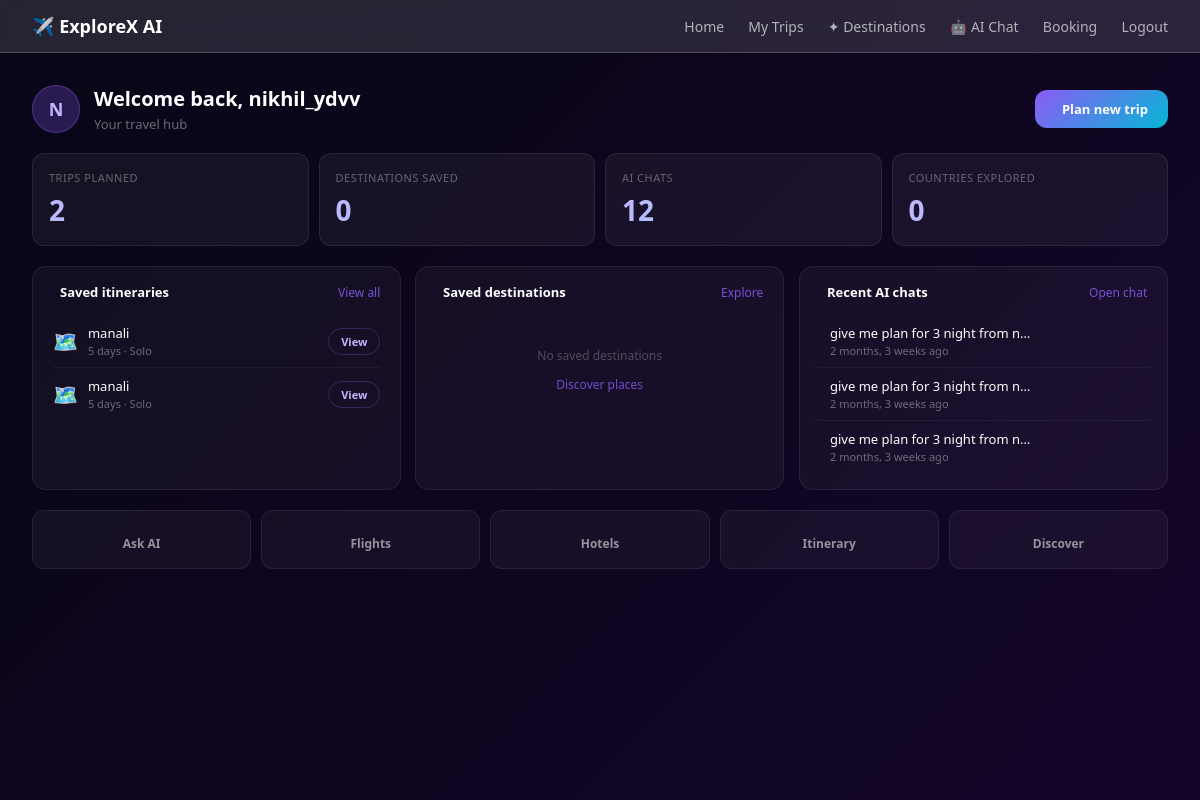
Page /users/dashboard/ (signed in) on the committed database.
### users/models.py (models this page shows, shortened)
class CustomUser(AbstractUser):
    phone = models.CharField(max_length=20, blank=True)
    profile_picture = models.ImageField(upload_to='profiles/', blank=True, null=True)

### itinerary/models.py (models this page shows, shortened)
class Itinerary(models.Model):
    user = models.ForeignKey(settings.AUTH_USER_MODEL, on_delete=models.CASCADE)
    destination = models.CharField(max_length=200)
    start_date = models.DateField()
    duration_days = models.IntegerField()
    travellers = models.CharField(max_length=100)
    budget = models.CharField(max_length=100)
    travel_style = models.CharField(max_length=100)
    interests = models.JSONField(default=list)
    itinerary_data = models.JSONField(default=dict)
    created_at = models.DateTimeField(auto_now_add=True)
    class Meta:
        ordering = ['-created_at']

### chatbot/models.py (models this page shows, shortened)
class ChatHistory(models.Model):
    user = models.ForeignKey(
        settings.AUTH_USER_MODEL,
        on_delete=models.CASCADE
    )
    message = models.TextField()
    response = models.TextField()
    created_at = models.DateTimeField(auto_now_add=True)

### users/views.py (the view)
@login_required(login_url="login")
def dashboard(request):
    try:
        from chatbot.models import ChatHistory
        recent_chats = ChatHistory.objects.filter(
            user=request.user
        ).order_by('-created_at')[:3]
        chat_count = ChatHistory.objects.filter(user=request.user).count()
    except Exception:
        recent_chats = []
        chat_count = 0
    try:
        from itinerary.models import Itinerary
        itineraries = Itinerary.objects.filter(
            user=request.user
        ).order_by('-created_at')[:3]
        trip_count = Itinerary.objects.filter(user=request.user).count()
        upcoming_trip = Itinerary.objects.filter(
            user=request.user,
            start_date__gte=datetime.date.today()
        ).order_by('start_date').first()
    except Exception:
        itineraries = []
        trip_count = 0
        upcoming_trip = None
    try:
        from recommendation.models import SavedDestination
        saved_destinations = SavedDestination.objects.filter(
            user=request.user
        ).order_by('-saved_at')[:3]
        dest_count = SavedDestination.objects.filter(user=request.user).count()
        country_count = SavedDestination.objects.filter(
            user=request.user
        ).values('country').distinct().count()
    except Exception:
        saved_destinations = []
        dest_count = 0
        country_count = 0
    stats = {
        'trips': trip_count,
        'destinations': dest_count,
        'chats': chat_count,
        'countries': country_count,
    }
    return render(request, "users/dashboard.html", {
        'itineraries': itineraries,
        'saved_destinations': saved_destinations,
        'recent_chats': recent_chats,
        'stats': stats,
        'upcoming_trip': upcoming_trip,
    })

### templates/users/dashboard.html (shortened to what this page needs)
{% extends "base.html" %}
{% block content %}
<div class="dashboard-page">
  <div class="db-header">
    <div class="db-welcome">
      <div class="db-avatar">{{ user.username|first|upper }}</div>
      <div>
        <h1>Welcome back, {{ user.username }}</h1>
        <p>Your travel hub</p>
      </div>
    </div>
    <a href="/itinerary/create/" class="btn-new-trip">
       Plan new trip
    </a>
  </div>
  <div class="stats-grid">
    <div class="stat-card">
      <div class="stat-label">Trips planned</div>
      <div class="stat-val">{{ stats.trips }}</div>
    </div>
    <div class="stat-card">
      <div class="stat-label">Destinations saved</div>
      <div class="stat-val">{{ stats.destinations }}</div>
    </div>
    <div class="stat-card">
      <div class="stat-label">AI chats</div>
      <div class="stat-val">{{ stats.chats }}</div>
    </div>
    <div class="stat-card">
      <div class="stat-label">Countries explored</div>
      <div class="stat-val">{{ stats.countries }}</div>
    </div>
  </div>
  <div class="db-grid">
    <div class="db-card">
      <div class="dc-header">
        <div class="dc-title">
          Saved itineraries
        </div>
        <a href="/itinerary/" class="dc-link">View all</a>
      </div>
      {% for itin in itineraries %}
      <div class="dc-row">
        <div class="dc-row-left">
          <span class="dc-emoji">🗺️</span>
          <div>
            <div class="dc-name">{{ itin.destination }}</div>
            <div class="dc-meta">{{ itin.duration_days }} days · {{ itin.travellers }}</div>
          </div>
        </div>
        <a href="/itinerary/{{ itin.pk }}/" class="btn-sm">View</a>
      </div>
      {% empty %}
      <div class="dc-empty">
        <i class="ti ti-map-off"></i>
        <p>No itineraries yet</p>
        <a href="/itinerary/create/">Create one</a>
      </div>
      {% endfor %}
    </div>
    <div class="db-card">
      <div class="dc-header">
        <div class="dc-title">
          Saved destinations
        </div>
        <a href="/recommendation/" class="dc-link">Explore</a>
      </div>
      {% for dest in saved_destinations %}
      <div class="dc-row">
        <div class="dc-row-left">
          <span class="dc-emoji">📍</span>
          <div>
            <div class="dc-name">{{ dest.destination_name }}</div>
            <div class="dc-meta">{{ dest.country }} · Match {{ dest.match_score }}%</div>
          </div>
        </div>
        <span class="badge-saved">Saved</span>
      </div>
      {% empty %}
      <div class="dc-empty">
        <p>No saved destinations</p>
        <a href="/recommendation/">Discover places</a>
      </div>
      {% endfor %}
    </div>
    <div class="db-card">
      <div class="dc-header">
        <div class="dc-title">
          Recent AI chats
        </div>
        <a href="/chat/" class="dc-link">Open chat</a>
      </div>
      {% for chat in recent_chats %}
      <a href="/chat/" class="dc-row dc-row-link">
        <div class="dc-row-left">
          <div>
            <div class="dc-name">{{ chat.message|truncatechars:32 }}</div>
            <div class="dc-meta">{{ chat.created_at|timesince }} ago</div>
          </div>
        </div>
      </a>
      {% empty %}
      <div class="dc-empty">
        <i class="ti ti-message-off"></i>
        <p>No chats yet</p>
        <a href="/chat/">Start chatting</a>
      </div>
      {% endfor %}
    </div>
  </div>
  <div class="quick-actions">
    <a href="/chatbot/" class="qa-btn">
      <span>Ask AI</span>
    </a>
    <a href="/booking/" class="qa-btn">
      <span>Flights</span>
    </a>
    <a href="/booking/" class="qa-btn">
      <span>Hotels</span>
    </a>
    <a href="/itinerary/create/" class="qa-btn">
      <span>Itinerary</span>
    </a>
    <a href="/recommendation/" class="qa-btn">
      <span>Discover</span>
    </a>
  </div>
</div>
{% endblock %}

### templates/base.html (style rules this page uses)
* { box-sizing:border-box;margin:0;padding:0 }
body { font-family:'Segoe UI',system-ui,sans-serif;min-height:100vh;background:#0f0c29;position:relative;overflow-x:hidden }

### templates/users/dashboard.html (style rules this page uses)
.dashboard-page { min-height:calc(100vh - 64px);padding:2rem;position:relative;display:flex;flex-direction:column;gap:1.25rem }
.dashboard-page::before { content:'';position:fixed;inset:0;background:linear-gradient(135deg,#080616,#1a0533,#0d1a3a);background-size:300% 300%;animation:bgShift 10s ease infinite;z-index:-1 }
.db-header { display:flex;align-items:center;justify-content:space-between;animation:slideUp 0.5s ease }
.db-welcome { display:flex;align-items:center;gap:14px }
.db-avatar { width:48px;height:48px;border-radius:50%;background:rgba(139,92,246,0.25);border:1px solid rgba(139,92,246,0.4);display:flex;align-items:center;justify-content:center;font-size:18px;font-weight:700;color:#c4b5fd }
.db-welcome h1 { font-size:20px;font-weight:700;color:#fff;margin:0 0 3px }
.db-welcome p { font-size:13px;color:rgba(255,255,255,0.4);margin:0 }
.btn-new-trip { display:flex;align-items:center;gap:7px;padding:10px 20px;border-radius:12px;background:linear-gradient(135deg,#8b5cf6,#06b6d4);color:#fff;font-size:13px;font-weight:700;text-decoration:none;transition:transform 0.15s }
.stats-grid { display:grid;grid-template-columns:repeat(4,1fr);gap:10px;animation:slideUp 0.55s ease }
.stat-card { background:rgba(255,255,255,0.05);border:0.5px solid rgba(255,255,255,0.08);border-radius:12px;padding:1rem }
.stat-label { font-size:11px;color:rgba(255,255,255,0.35);margin-bottom:6px;text-transform:uppercase;letter-spacing:0.5px }
.stat-val { font-size:28px;font-weight:700;background:linear-gradient(135deg,#c4b5fd,#67e8f9);-webkit-background-clip:text;-webkit-text-fill-color:transparent;background-clip:text }
.db-grid { display:grid;grid-template-columns:1fr 1fr 1fr;gap:14px }
.db-card { background:rgba(255,255,255,0.04);border:0.5px solid rgba(255,255,255,0.08);border-radius:14px;padding:1rem 1.25rem;animation:popIn 0.4s ease both }
.dc-header { display:flex;align-items:center;justify-content:space-between;margin-bottom:14px }
.dc-title { font-size:13px;font-weight:700;color:#fff;display:flex;align-items:center;gap:7px }
.dc-link { font-size:12px;color:rgba(139,92,246,0.85);text-decoration:none;font-weight:500 }
.dc-row { display:flex;align-items:center;justify-content:space-between;padding:9px 0;border-bottom:0.5px solid rgba(255,255,255,0.05) }
.dc-row:last-child { border-bottom:none }
.dc-row-link { text-decoration:none;transition:background 0.15s;border-radius:8px;margin:0 -8px;padding:9px 8px }
.dc-row-left { display:flex;align-items:center;gap:10px;min-width:0;flex:1 }
.dc-emoji { font-size:20px;flex-shrink:0 }
.dc-name { font-size:13px;font-weight:500;color:#fff;white-space:nowrap;overflow:hidden;text-overflow:ellipsis }
.dc-meta { font-size:11px;color:rgba(255,255,255,0.38);margin-top:1px }
.btn-sm { padding:5px 12px;border-radius:20px;border:1px solid rgba(139,92,246,0.28);background:transparent;color:#c4b5fd;font-size:11px;font-weight:600;text-decoration:none;white-space:nowrap;flex-shrink:0;transition:all 0.2s }
.dc-empty { text-align:center;padding:1.5rem 0;color:rgba(255,255,255,0.25) }
.dc-empty p { font-size:12px;margin-bottom:8px }
.dc-empty a { font-size:12px;color:rgba(139,92,246,0.8);text-decoration:none }
.quick-actions { display:grid;grid-template-columns:repeat(5,1fr);gap:10px }
.qa-btn { display:flex;flex-direction:column;align-items:center;gap:8px;padding:1rem;background:rgba(255,255,255,0.04);border:0.5px solid rgba(255,255,255,0.08);border-radius:12px;text-decoration:none;transition:all 0.2s }
.qa-btn span { font-size:12px;font-weight:600;color:rgba(255,255,255,0.55) }

### rows in the picture
CustomUser: username|first "N", username "nikhil_ydvv"
Itinerary: destination "manali", duration_days "5", travellers "Solo"
Itinerary: destination "manali", duration_days "5", travellers "Solo"
ChatHistory: message "give me plan for 3 night from n…", created_at "2 months, 3 weeks"
ChatHistory: message "give me plan for 3 night from n…", created_at "2 months, 3 weeks"
ChatHistory: message "give me plan for 3 night from n…", created_at "2 months, 3 weeks"

### other values in the picture
{{ stats.trips }} "2"
{{ stats.destinations }} "0"
{{ stats.chats }} "12"
{{ stats.countries }} "0"
